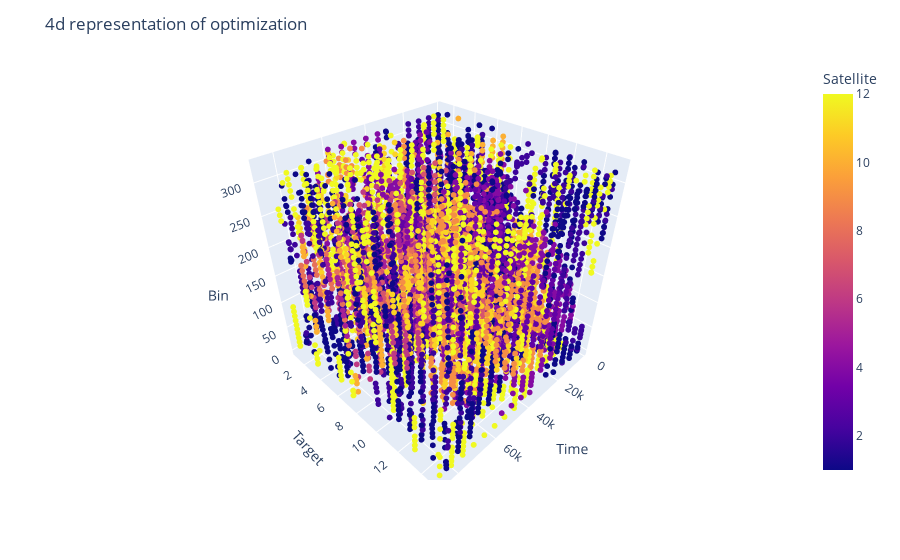

The code cell stored with this chart in its notebook:
### Code cell
stk_object.Sort_AzEl_4d_representation()

fig = px.scatter_3d(stk_object.AzEl_4d_representation,x='Time',y='Target',z='Bin',color='Satellite')

fig.update_traces(marker=dict(size=2))
fig.update_layout(title='4d representation of optimization')

fig.show()

### Figure 1 — Plotly figure (JSON) as saved in the notebook; plotly's stock layout.template omitted (floating-point values rounded to 4 significant figures; data arrays with more than 128 entries replaced by an {"elided": "..."} marker saying what was removed)
{"data": [{"hovertemplate": "Time=%{x}<br>Target=%{y}<br>Bin=%{z}<br>Satellite=%{marker.color}<extra></extra>", "legendgroup": "", "marker": {"color": {"elided": "10183 int values"}, "coloraxis": "coloraxis", "size": 2, "symbol": "circle"}, "mode": "markers", "name": "", "scene": "scene", "showlegend": false, "type": "scatter3d", "x": {"elided": "10183 float values"}, "y": {"elided": "10183 int values"}, "z": {"elided": "10183 int values"}}], "layout": {"coloraxis": {"colorbar": {"title": {"text": "Satellite"}}, "colorscale": [[0, "#0d0887"], [0.1111, "#46039f"], [0.2222, "#7201a8"], [0.3333, "#9c179e"], [0.4444, "#bd3786"], [0.5556, "#d8576b"], [0.6667, "#ed7953"], [0.7778, "#fb9f3a"], [0.8889, "#fdca26"], [1, "#f0f921"]]}, "legend": {"tracegroupgap": 0}, "margin": {"t": 60}, "scene": {"domain": {"x": [0, 1], "y": [0, 1]}, "xaxis": {"title": {"text": "Time"}}, "yaxis": {"title": {"text": "Target"}}, "zaxis": {"title": {"text": "Bin"}}}, "title": {"text": "4d representation of optimization"}}}
